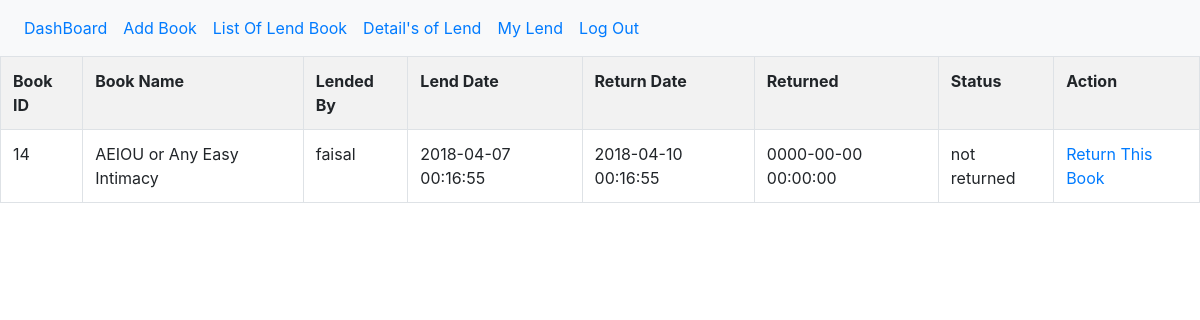
/my_lend.php (signed in), run on the app's committed database.
### tables this page shows
CREATE TABLE `lend` (
  `id` int(11) NOT NULL,
  `bookid` varchar(255) NOT NULL,
  `book_name` varchar(255) NOT NULL,
  `person_name` varchar(255) NOT NULL,
  `lend_date` datetime NOT NULL,
  `return_date` datetime NOT NULL,
  `actual_return` datetime NOT NULL,
  `status` tinyint(1) NOT NULL DEFAULT '0'
);

### my_lend.php (the view, shortened to what this page needs)
<?php
	require 'server.php';
	$na=$_SESSION['username'];
	$query="SELECT * FROM `lend` where `person_name`='$na' ";
     $result1=mysqli_query($db,$query);
?>
<!doctype html>
<html>
<head>
	<link rel="stylesheet" href="style/bootstrap.min.css">
</head>
<body>
		<nav class="navbar navbar-expand-sm bg-light">
	  <ul class="navbar-nav">
		<li class="nav-item">
		  <a class="nav-link" href="dashboard.php">DashBoard</a>
		</li>
		  <li class="nav-item">
		  <a class="nav-link" href="addbook.php">Add Book</a>
		</li>
		<li class="nav-item">
		  <a class="nav-link" href="list_of_lend_book.php">List Of Lend Book</a>
		</li>
		<li class="nav-item">
		  <a class="nav-link" href="today_book_return.php">Detail's of Lend</a>
		</li>
		    <li class="nav-item">
		  <a class="nav-link" href="my_lend.php">My Lend</a>
		</li>
		    <li class="nav-item">
		  <a class="nav-link" href="logout.php">Log Out</a>
		</li>
	  </ul>
	</nav>
	<table class="table table-striped table-bordered table-condensed">
		<tr>
			<th>Book ID</th>
			<th>Book Name</th>
			<th>Lended By</th>
			<th>Lend Date</th>
			<th>Return Date</th>
			<th>Returned</th>
			<th>Status</th>
			<th>Action</th>
		</tr>
			<?php
			while($book_list=mysqli_fetch_array($result1)) {
				$id=$book_list['bookid'];
				$status=$book_list['status'];
				if($status==0){
					$status="not returned";
				}
				else
				{
					$status="Returned";
				}
				echo "<tr>";
				echo "<td>".$book_list['bookid']."</td>";
				echo "<td>".$book_list['book_name']."</td>";
				echo "<td>".$book_list['person_name']."</td>";
				echo "<td>".$book_list['lend_date']."</td>";
				echo "<td>".$book_list['return_date']."</td>";
				echo "<td>".$book_list['actual_return']."</td>";
				echo "<td>". $status."</td>";
				echo "<td> <a href='return_book.php?id=$id'>Return This Book</a> </td>";
			}
			?>
	</table>
</body>
</html>

### data on the page
lend: bookid "14", book_name "AEIOU or Any Easy Intimacy", person_name "faisal", lend_date "2018-04-07 00:16:55", return_date "2018-04-10 00:16:55", actual_return "0000-00-00 00:00:00", status "not returned"
